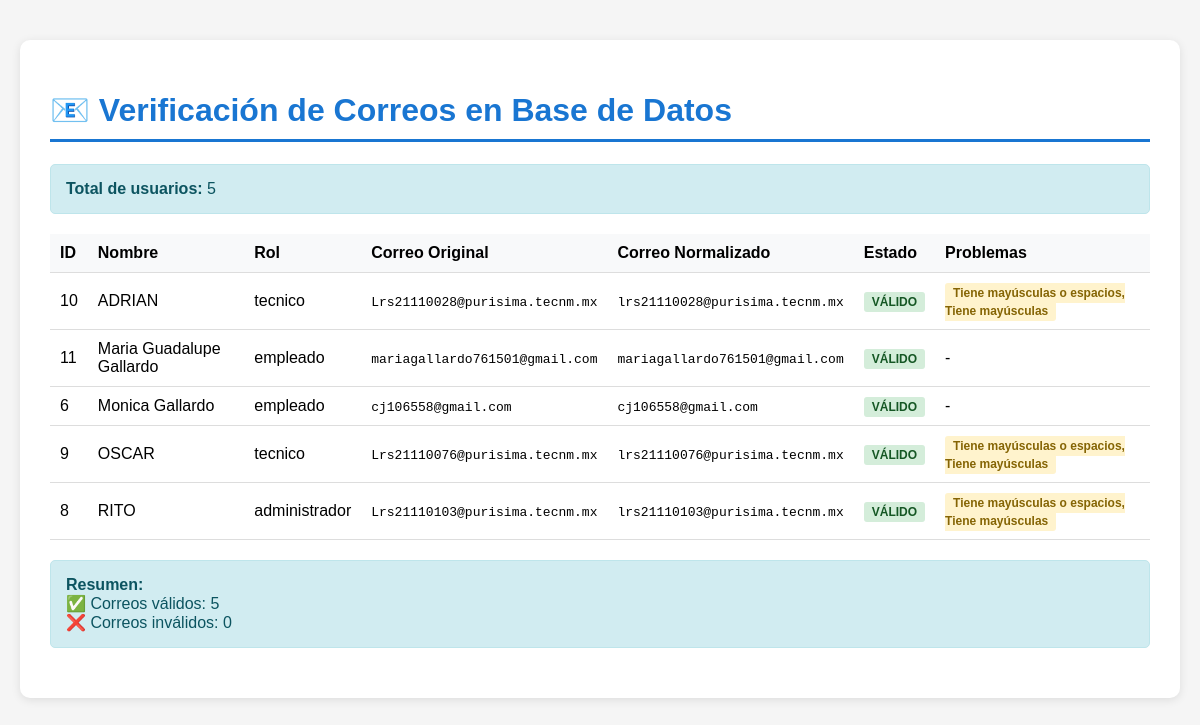
/verificar-correos-bd.php, run on the app's committed database.
### tables this page shows
CREATE TABLE `usuarios` (
  `id_usuario` int NOT NULL AUTO_INCREMENT,
  `num_empleado` varchar(20) NOT NULL,
  `nombre` varchar(100) NOT NULL,
  `departamento` varchar(100) DEFAULT NULL,
  `correo` varchar(100) NOT NULL,
  `password` varchar(255) NOT NULL,
  `rol` enum('administrador','tecnico','empleado') NOT NULL,
  `estatus` enum('Activo','Inactivo') DEFAULT 'Activo',
  `password_changed` tinyint(1) DEFAULT '0',
  `first_login` tinyint(1) DEFAULT '1',
  `password_temporal` tinyint(1) DEFAULT '1',
  `fecha_ultimo_cambio` datetime DEFAULT CURRENT_TIMESTAMP,
  PRIMARY KEY (`id_usuario`),
  UNIQUE KEY `num_empleado` (`num_empleado`),
  UNIQUE KEY `correo` (`correo`)
);

### verificar-correos-bd.php (the view, shortened to what this page needs)
<?php
try {
    $db = Database::getInstance();
    $pdo = $db->getConnection();
    $stmt = $pdo->query('SELECT id_usuario, nombre, correo, rol FROM usuarios ORDER BY nombre');
    $usuarios = $stmt->fetchAll(PDO::FETCH_ASSOC);
    echo '<!DOCTYPE html>
<html lang="es">
<head>
    <meta charset="UTF-8">
    <meta name="viewport" content="width=device-width, initial-scale=1.0">
    <title>Verificar Correos en BD</title>
    <style>
        body { font-family: Arial, sans-serif; max-width: 1200px; margin: 20px auto; padding: 20px; background: #f5f5f5; }
        .container { background: white; padding: 30px; border-radius: 10px; box-shadow: 0 2px 10px rgba(0,0,0,0.1); }
        h1 { color: #1976D2; border-bottom: 3px solid #1976D2; padding-bottom: 10px; }
        table { width: 100%; border-collapse: collapse; margin: 20px 0; }
        th, td { padding: 10px; text-align: left; border-bottom: 1px solid #ddd; }
        th { background: #f8f9fa; font-weight: bold; }
        .valid { color: #28a745; }
        .invalid { color: #dc3545; }
        .warning { background: #fff3cd; border: 1px solid #ffc107; color: #856404; padding: 15px; border-radius: 5px; margin: 20px 0; }
        .info { background: #d1ecf1; border: 1px solid #bee5eb; color: #0c5460; padding: 15px; border-radius: 5px; margin: 20px 0; }
        .badge { padding: 3px 8px; border-radius: 3px; font-size: 12px; font-weight: bold; }
        .badge-valid { background: #d4edda; color: #155724; }
        .badge-invalid { background: #f8d7da; color: #721c24; }
        .badge-warning { background: #fff3cd; color: #856404; }
    </style>
</head>
<body>
    <div class="container">
        <h1>📧 Verificación de Correos en Base de Datos</h1>';
    $totalUsuarios = count($usuarios);
    $correosValidos = 0;
    $correosInvalidos = 0;
    $correosConProblemas = [];
    echo '<div class="info">';
    echo '<strong>Total de usuarios:</strong> ' . $totalUsuarios;
    echo '</div>';
    echo '<table>
            <thead>
                <tr>
                    <th>ID</th>
                    <th>Nombre</th>
                    <th>Rol</th>
                    <th>Correo Original</th>
                    <th>Correo Normalizado</th>
                    <th>Estado</th>
                    <th>Problemas</th>
                </tr>
            </thead>
            <tbody>';
    foreach ($usuarios as $usuario) {
        $correoOriginal = $usuario['correo'] ?? '';
        $correoNormalizado = trim(strtolower($correoOriginal));
        $esValido = !empty($correoNormalizado) && filter_var($correoNormalizado, FILTER_VALIDATE_EMAIL);
        $problemas = [];
        if (empty($correoOriginal)) {
            $problemas[] = 'Correo vacío';
        } else {
            if ($correoOriginal !== $correoNormalizado) {
                $problemas[] = 'Tiene mayúsculas o espacios';
            }
            if ($correoOriginal !== strtolower($correoOriginal)) {
                $problemas[] = 'Tiene mayúsculas';
            }
        }
        if ($esValido) {
            $correosValidos++;
        } else {
            $correosInvalidos++;
            $correosConProblemas[] = $usuario;
        }
        $estadoClass = $esValido ? 'valid' : 'invalid';
        $estadoBadge = $esValido ? '<span class="badge badge-valid">VÁLIDO</span>' : '<span class="badge badge-invalid">INVÁLIDO</span>';
        echo '<tr>
                <td>' . htmlspecialchars($usuario['id_usuario']) . '</td>
                <td>' . htmlspecialchars($usuario['nombre']) . '</td>
                <td>' . htmlspecialchars($usuario['rol']) . '</td>
                <td><code>' . htmlspecialchars($correoOriginal) . '</code></td>
                <td><code>' . htmlspecialchars($correoNormalizado) . '</code></td>
                <td class="' . $estadoClass . '">' . $estadoBadge . '</td>
                <td>' . (!empty($problemas) ? '<span class="badge badge-warning">' . implode(', ', $problemas) . '</span>' : '-') . '</td>
              </tr>';
    }
    echo '</tbody></table>';
    echo '<div class="info">';
    echo '<strong>Resumen:</strong><br>';
    echo '✅ Correos válidos: ' . $correosValidos . '<br>';
    echo '❌ Correos inválidos: ' . $correosInvalidos . '<br>';
    echo '</div>';
    echo '</div></body></html>';
} catch (Exception $e) {
    echo '<div class="error">❌ Error: ' . htmlspecialchars($e->getMessage()) . '</div>';
}

### verificar-correos-bd.php (style rules this page uses)
body { font-family: Arial, sans-serif; max-width: 1200px; margin: 20px auto; padding: 20px; background: #f5f5f5; }
.container { background: white; padding: 30px; border-radius: 10px; box-shadow: 0 2px 10px rgba(0,0,0,0.1); }
h1 { color: #1976D2; border-bottom: 3px solid #1976D2; padding-bottom: 10px; }
table { width: 100%; border-collapse: collapse; margin: 20px 0; }
th, td { padding: 10px; text-align: left; border-bottom: 1px solid #ddd; }
th { background: #f8f9fa; font-weight: bold; }
.valid { color: #28a745; }
.info { background: #d1ecf1; border: 1px solid #bee5eb; color: #0c5460; padding: 15px; border-radius: 5px; margin: 20px 0; }
.badge { padding: 3px 8px; border-radius: 3px; font-size: 12px; font-weight: bold; }
.badge-valid { background: #d4edda; color: #155724; }
.badge-warning { background: #fff3cd; color: #856404; }

### data on the page
usuarios: id_usuario "10", nombre "ADRIAN", rol "tecnico", correo "Lrs21110028@purisima.tecnm.mx", correo "lrs21110028@purisima.tecnm.mx", shows "VÁLIDO", problemas "Tiene mayúsculas o espacios, Tiene mayúsculas"
usuarios: id_usuario "11", nombre "Maria Guadalupe Gallardo", rol "empleado", correo "mariagallardo761501@gmail.com", shows "VÁLIDO"
usuarios: id_usuario "6", nombre "Monica Gallardo", rol "empleado", correo "cj106558@gmail.com", shows "VÁLIDO"
usuarios: id_usuario "9", nombre "OSCAR", rol "tecnico", correo "Lrs21110076@purisima.tecnm.mx", correo "lrs21110076@purisima.tecnm.mx", shows "VÁLIDO", problemas "Tiene mayúsculas o espacios, Tiene mayúsculas"
usuarios: id_usuario "8", nombre "RITO", rol "administrador", correo "Lrs21110103@purisima.tecnm.mx", correo "lrs21110103@purisima.tecnm.mx", shows "VÁLIDO", problemas "Tiene mayúsculas o espacios, Tiene mayúsculas"

### other printed values
$totalUsuarios "5"
$correosValidos "5"
$correosInvalidos "0"
